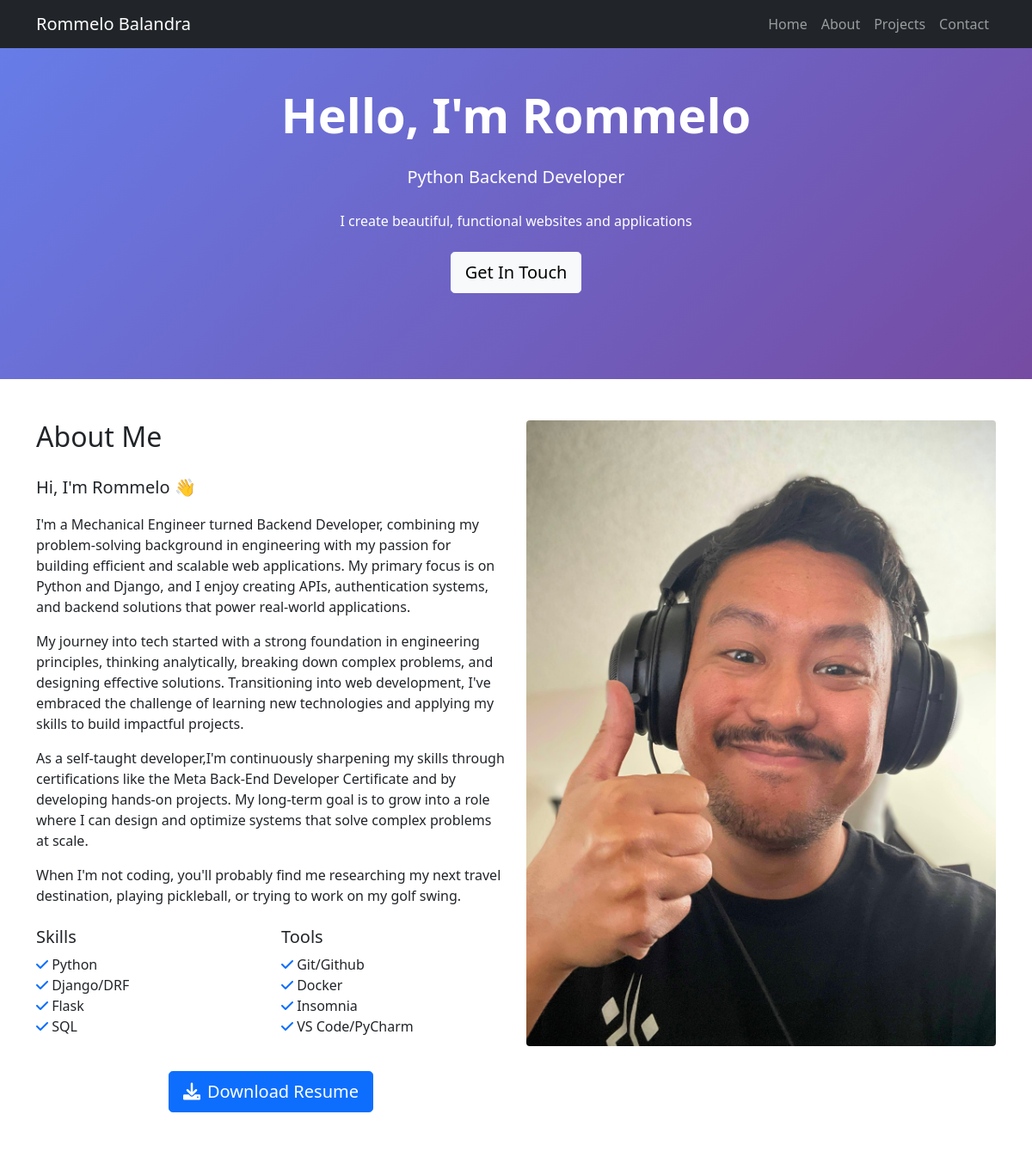
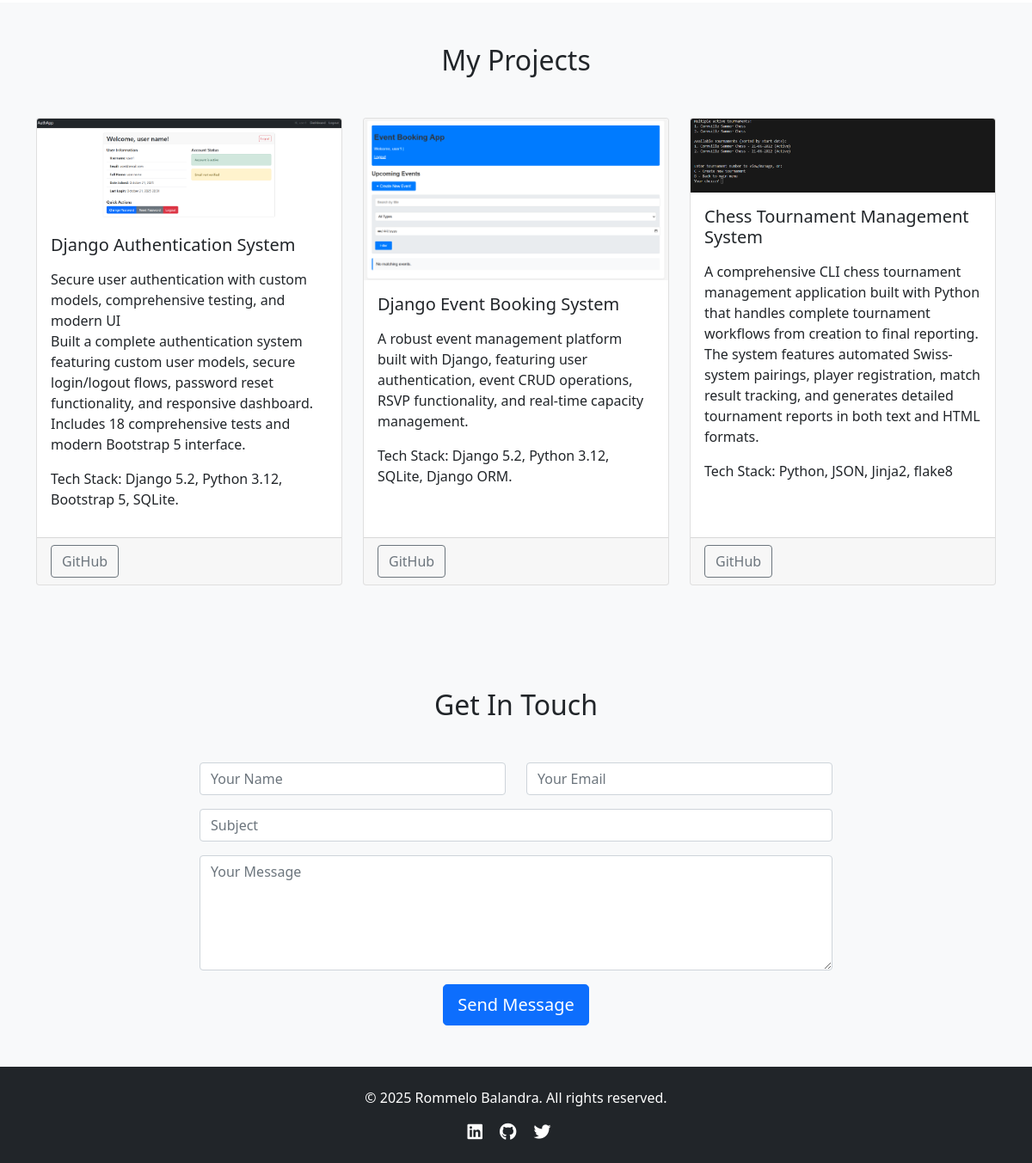
The page / on the database its author committed (2 pictures, top to bottom).
### portfolio/models.py (models this page shows, shortened)
class Project(models.Model):
    title = models.CharField(max_length=200)
    description = models.TextField()
    image = models.ImageField(upload_to='portfolio/images/')
    url = models.URLField(blank=True)
    github_url = models.URLField(blank=True)
    created_at = models.DateTimeField(auto_now_add=True)

### portfolio/views.py (the view)
def index(request):
    projects = Project.objects.all()
    if request.method == 'POST':
        form = ContactForm(request.POST)
        if form.is_valid():
            contact = form.save()
            send_mail(
                f'New Contact Form Submission: {contact.subject}',
                f'Name: {contact.name}\nEmail: {contact.email}\nSubject: {contact.subject}\nMessage: {contact.message}',
                settings.DEFAULT_FROM_EMAIL,
                [settings.DEFAULT_FROM_EMAIL],  # Send to yourself
                fail_silently=False,
            )
            messages.success(request, 'Thank you for your message! I will get back to you soon.')
            form = ContactForm()  # Reset form
    else:
        form = ContactForm()
    context = {
        'projects': projects,
        'form': form,
    }
    return render(request, 'portfolio/index.html', context)

### portfolio/forms.py
class ContactForm(forms.ModelForm):
    class Meta:
        model = Contact
        fields = ['name', 'email', 'subject', 'message']
        widgets = {
            'name': forms.TextInput(attrs={'class': 'form-control', 'placeholder': 'Your Name'}),
            'email': forms.EmailInput(attrs={'class': 'form-control', 'placeholder': 'Your Email'}),
            'subject': forms.TextInput(attrs={'class': 'form-control', 'placeholder': 'Subject'}),
            'message': forms.Textarea(attrs={'class': 'form-control', 'rows': 5, 'placeholder': 'Your Message'}),
        }

### portfolio/templates/portfolio/index.html (shortened to what this page needs)
{% load static %}
<!DOCTYPE html>
<html lang="en">
<head>
    <link href="https://cdn.jsdelivr.net/npm/bootstrap@5.1.3/dist/css/bootstrap.min.css" rel="stylesheet">
    <link href="https://cdnjs.cloudflare.com/ajax/libs/font-awesome/6.0.0/css/all.min.css" rel="stylesheet">
</head>
<body>
    <nav class="navbar navbar-expand-lg navbar-dark bg-dark fixed-top">
        <div class="container">
            <a class="navbar-brand" href="#home">Rommelo Balandra</a>
            <div class="collapse navbar-collapse" id="navbarNav">
                <ul class="navbar-nav ms-auto">
                    <li class="nav-item">
                        <a class="nav-link" href="#home">Home</a>
                    </li>
                    <li class="nav-item">
                        <a class="nav-link" href="#about">About</a>
                    </li>
                    <li class="nav-item">
                        <a class="nav-link" href="#projects">Projects</a>
                    </li>
                    <li class="nav-item">
                        <a class="nav-link" href="#contact">Contact</a>
                    </li>
                </ul>
            </div>
        </div>
    </nav>
    <section id="home" class="hero-section">
        <div class="container text-center">
            <h1 class="display-4 fw-bold mb-4">Hello, I'm Rommelo</h1>
            <p class="lead mb-4">Python Backend Developer</p>
            <p class="mb-4">I create beautiful, functional websites and applications</p>
            <a href="#contact" class="btn btn-light btn-lg">Get In Touch</a>
        </div>
    </section>
    <section id="about" class="py-5">
        <div class="container">
            <div class="row">
                <div class="col-lg-6">
                    <h2 class="mb-4">About Me</h2>
                    <p class="lead">Hi, I'm Rommelo 👋</p>
                    <p>I'm a Mechanical Engineer turned Backend Developer, combining my problem-solving background in
                        engineering with my passion for building efficient and scalable web applications. My primary focus is on
                        Python and Django, and I enjoy creating APIs, authentication systems, and backend solutions
                        that power real-world applications.
                    </p>
                    <p>My journey into tech started with a strong foundation in engineering principles, thinking analytically,
                        breaking down complex problems, and designing effective solutions. Transitioning into web development,
                        I've embraced the challenge of learning new technologies and applying my skills to build impactful projects.
                    </p>
                    <p>As a self-taught developer,I'm continuously sharpening my skills through certifications like the Meta Back-End Developer Certificate
                        and by developing hands-on projects. My long-term goal is to grow into a role where I can design and
                        optimize systems that solve complex problems at scale.
                    </p>
                    <p>When I'm not coding, you'll probably find me researching my next travel destination, playing pickleball, or trying to work on my golf swing.
                    </p>
                    <div class="row mt-4">
                        <div class="col-md-6">
                            <h5>Skills</h5>
                            <ul class="list-unstyled">
                                <li><i class="fas fa-check text-primary"></i> Python</li>
                                <li><i class="fas fa-check text-primary"></i> Django/DRF</li>
                                <li><i class="fas fa-check text-primary"></i> Flask</li>
                                <li><i class="fas fa-check text-primary"></i> SQL</li>
                            </ul>
                        </div>
                        <div class="col-md-6">
                            <h5>Tools</h5>
                            <ul class="list-unstyled">
                                <li><i class="fas fa-check text-primary"></i> Git/Github</li>
                                <li><i class="fas fa-check text-primary"></i> Docker</li>
                                <li><i class="fas fa-check text-primary"></i> Insomnia</li>
                                <li><i class="fas fa-check text-primary"></i> VS Code/PyCharm</li>
                            </ul>
                        </div>
                    </div>
                    <div class="row mt-4">
                        <div class="col-12 text-center">
                            <a href="{% static 'portfolio/images/Rommelo_Balandra_Resume.pdf' %}"
                               class="btn btn-primary btn-lg"
                               download="Rommelo_Balandra_Resume.pdf">
                                <i class="fas fa-download me-2"></i>Download Resume
                            </a>
                        </div>
                    </div>
                </div>
                <div class="col-lg-6">
                    <img src="{% static 'portfolio/images/rommelo-EDIT.jpg' %}" alt="Rommelo Balandra" class="img-fluid rounded">
                </div>
            </div>
        </div>
    </section>
    <section id="projects" class="py-5 bg-light">
        <div class="container">
            <h2 class="text-center mb-5">My Projects</h2>
            <div class="row">
                {% for project in projects %}
                <div class="col-lg-4 col-md-6 mb-4">
                    <div class="card project-card h-100">
                        <img src="{{ project.image.url }}" class="card-img-top" alt="{{ project.title }}">
                        <div class="card-body">
                            <h5 class="card-title">{{ project.title }}</h5>
                            <p class="card-text">{{ project.description|linebreaks }}</p>
                        </div>
                        <div class="card-footer">
                            {% if project.github_url %}
                            <a href="{{ project.github_url }}" class="btn btn-outline-secondary" target="_blank">GitHub</a>
                            {% endif %}
                        </div>
                    </div>
                </div>
                {% empty %}
                <div class="col-12 text-center">
                    <p class="lead">No projects available yet. Check back soon!</p>
                </div>
                {% endfor %}
            </div>
        </div>
    </section>
    <section id="contact" class="contact-section py-5">
        <div class="container">
            <h2 class="text-center mb-5">Get In Touch</h2>
            <div class="row">
                <div class="col-lg-8 mx-auto">
                    <form method="post">
                        <div class="row">
                            <div class="col-md-6 mb-3">
                                {{ form.name }}
                            </div>
                            <div class="col-md-6 mb-3">
                                {{ form.email }}
                            </div>
                        </div>
                        <div class="mb-3">
                            {{ form.subject }}
                        </div>
                        <div class="mb-3">
                            {{ form.message }}
                        </div>
                        <div class="text-center">
                            <button type="submit" class="btn btn-primary btn-lg">Send Message</button>
                        </div>
                    </form>
                </div>
            </div>
        </div>
    </section>
    <footer class="bg-dark text-white py-4">
        <div class="container text-center">
            <p>&copy; {% now "Y" %} Rommelo Balandra. All rights reserved.</p>
            <div class="social-links">
                <a href="https://www.linkedin.com/in/rommelobalandra/" class="text-white me-3" target="_blank"><i class="fab fa-linkedin fa-lg"></i></a>
                <a href="https://github.com/melo-b" class="text-white me-3" target="_blank"><i class="fab fa-github fa-lg"></i></a>
                <a href="#" class="text-white me-3"><i class="fab fa-twitter fa-lg"></i></a>
            </div>
        </div>
    </footer>
</body>
</html>

### portfolio/templates/portfolio/index.html (style rules this page uses)
.hero-section { background: linear-gradient(135deg, #667eea 0%, #764ba2 100%); color: white; padding: 100px 0; }
.project-card { transition: transform 0.3s ease; }
.contact-section { background-color: #f8f9fa; }

### rows shown on the page
Project: image (picture), title "Django Authentication System", description "Secure user authentication with custom models, comprehensive testing, and modern UI Built a complete authentication system featuring custom user models, secure login/logout flows, password reset functionality, and responsive dashboard. Includes 18 comprehensive tests and modern Bootstrap 5 interface. Tech Stack: Django 5.2, Python 3.12, Bootstrap 5, SQLite."
Project: image (picture), title "Django Event Booking System", description "A robust event management platform built with Django, featuring user authentication, event CRUD operations, RSVP functionality, and real-time capacity management. Tech Stack: Django 5.2, Python 3.12, SQLite, Django ORM."
Project: image (picture), title "Chess Tournament Management System", description "A comprehensive CLI chess tournament management application built with Python that handles complete tournament workflows from creation to final reporting. The system features automated Swiss-system pairings, player registration, match result tracking, and generates detailed tournament reports in both text and HTML formats. Tech Stack: Python, JSON, Jinja2, flake8"
